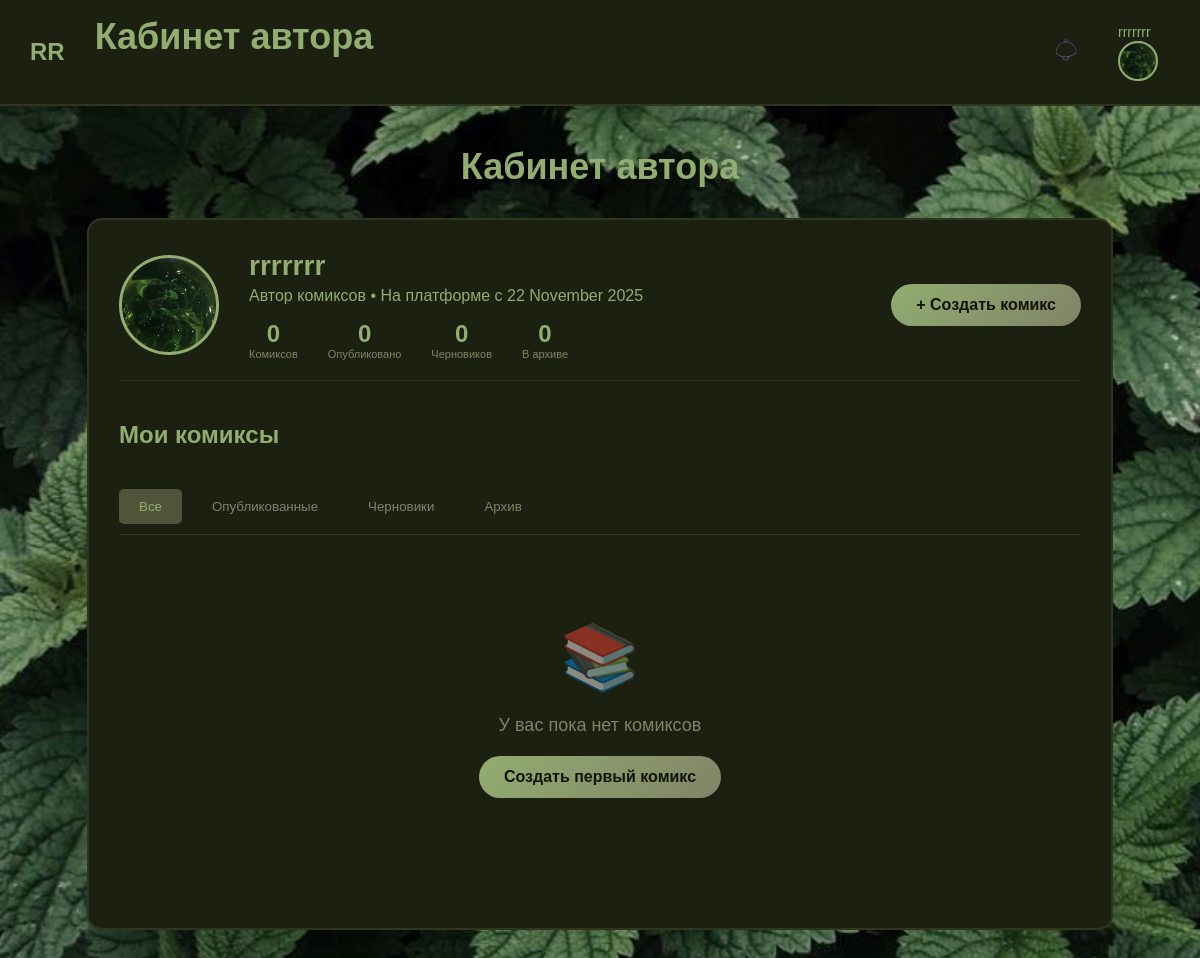
Page /author_kabinet.php (signed in) on the committed database.
### tables this page shows
CREATE TABLE `Users` (
  `ID` int(11) NOT NULL AUTO_INCREMENT,
  `Username` varchar(50) NOT NULL,
  `Email` varchar(100) NOT NULL,
  `Role` varchar(20) NOT NULL,
  `Password_hash` varchar(255) NOT NULL,
  `Created_at` date NOT NULL,
  `Status` int(11) NOT NULL,
  `Last_login` date NOT NULL,
  `Avatar_path` varchar(255) DEFAULT 'umolch_avatar.jpeg',
  PRIMARY KEY (`ID`)
);

### author_kabinet.php (the view, shortened to what this page needs)
<?php
include 'config.php';
$user_id = $_SESSION['user_id'];
$author_data = [];
$author_comics = [];
try {
    $stmt = $pdo->prepare("SELECT * FROM Users WHERE ID = ?");
    $stmt->execute([$user_id]);
    $author_data = $stmt->fetch(PDO::FETCH_ASSOC);
    $comics_stmt = $pdo->prepare("
        SELECT c.*, g.Name as Genre_name,
               COUNT(DISTINCT ch.ID) as chapters_count,
               COUNT(DISTINCT cr.ID) as ratings_count,
               COUNT(DISTINCT cm.ID) as comments_count
        FROM Comics c
        LEFT JOIN Genres g ON c.Genres_id = g.ID
        LEFT JOIN Chapters ch ON c.ID = ch.Comics_id
        LEFT JOIN Comics_ratings cr ON c.ID = cr.Comics_id
        LEFT JOIN Comment cm ON c.ID = cm.Comics_id
        WHERE c.Author_id = ?
        GROUP BY c.ID
        ORDER BY c.Created_at DESC
    ");
    $comics_stmt->execute([$user_id]);
    $author_comics = $comics_stmt->fetchAll(PDO::FETCH_ASSOC);
    $stats_stmt = $pdo->prepare("
        SELECT
            COUNT(*) as total_comics,
            SUM(CASE WHEN c.Status = '1' THEN 1 ELSE 0 END) as published_comics,
            SUM(CASE WHEN c.Status = '2' THEN 1 ELSE 0 END) as draft_comics,
            SUM(CASE WHEN c.Status = '3' THEN 1 ELSE 0 END) as archived_comics
        FROM Comics c
        WHERE c.Author_id = ?
    ");
    $stats_stmt->execute([$user_id]);
    $author_stats = $stats_stmt->fetch(PDO::FETCH_ASSOC);
} catch (PDOException $e) {
    die("Ошибка базы данных: " . $e->getMessage());
}
$join_date_full = date('d F Y', strtotime($author_data['Created_at']));
?>
<!DOCTYPE html>
<html lang="ru">
<head>
    <link rel="stylesheet" href="style_kabinets.css">
    <link rel="stylesheet" href="style_main.css">
    <link rel="stylesheet" href="style_create_comics.css">
</head>
<body>
    <?php include 'header.php'; ?>
    <main class="main-content">
        <h1 class="page-title">Кабинет автора</h1>
        <div class="author-container">
            <div class="author-header">
                <div class="author-avatar" style="background-image: url('<?= htmlspecialchars($author_data['Avatar_path']) ?>')">
                </div>
                <div class="author-info">
                    <h2 class="author-name"><?= htmlspecialchars($author_data['Username']) ?></h2>
                    <p>Автор комиксов • На платформе с <?= htmlspecialchars($join_date_full) ?></p>
                    <div class="author-stats">
                        <div class="stat-item">
                            <div class="stat-value"><?= $author_stats['total_comics'] ?? 0 ?></div>
                            <div class="stat-label">Комиксов</div>
                        </div>
                        <div class="stat-item">
                            <div class="stat-value"><?= $author_stats['published_comics'] ?? 0 ?></div>
                            <div class="stat-label">Опубликовано</div>
                        </div>
                        <div class="stat-item">
                            <div class="stat-value"><?= $author_stats['draft_comics'] ?? 0 ?></div>
                            <div class="stat-label">Черновиков</div>
                        </div>
                        <div class="stat-item">
                            <div class="stat-value"><?= $author_stats['archived_comics'] ?? 0 ?></div>
                            <div class="stat-label">В архиве</div>
                        </div>
                    </div>
                </div>
                <button class="create-comic-btn" onclick="openCreateModal()">+ Создать комикс</button>
            </div>
            <div class="comics-section">
                <div class="section-header">
                    <h3 class="section-title">Мои комиксы</h3>
                </div>
                <div class="tabs">
                    <button class="tab active" onclick="filterComics('all')">Все</button>
                    <button class="tab" onclick="filterComics('1')">Опубликованные</button>
                    <button class="tab" onclick="filterComics('2')">Черновики</button>
                    <button class="tab" onclick="filterComics('3')">Архив</button>
                </div>
                <div class="comics-grid" id="comicsGrid">
                    <?php if (empty($author_comics)): ?>
                        <div class="empty-state">
                            <div class="empty-state-icon">📚</div>
                            <div class="empty-state-text">У вас пока нет комиксов</div>
                            <button class="create-comic-btn" onclick="openCreateModal()">Создать первый комикс</button>
                        </div>
                    <?php endif; ?>
                </div>
            </div>
        </div>
    </main>
</body>
</html>

### style_kabinets.css (style rules this page uses)
* { margin: 0; padding: 0; box-sizing: border-box; font-family: 'Arial', sans-serif; }
body { background-color: #121308; background-image: url('fon.jpg'); background-size: cover; color: #92ad71; min-height: 100vh; }
.main-content { padding: 40px 30px; display: flex; flex-direction: column; align-items: center; }
.page-title { font-size: 36px; color: #92ad71; margin-bottom: 30px; text-align: center; }
.profile-container, .cabinet-container, .author-container { background-color: #1c2010; border-radius: 15px; padding: 40px; width: 90%; max-width: 1200px; border: 2px solid #30351e; }
.cabinet-container, .author-container { padding: 30px; }
.author-container { max-width: 1200px; }
.profile-header, .author-header { display: flex; align-items: center; gap: 30px; margin-bottom: 40px; padding-bottom: 30px; border-bottom: 1px solid #30351e; }
.author-header { gap: 30px; margin-bottom: 40px; padding-bottom: 20px; }
.profile-avatar, .author-avatar { width: 150px; height: 150px; border-radius: 50%; background-color: #505539; display: flex; align-items: center; justify-content: center; color: #92ad71; font-size: 48px; font-weight: bold; border: 4px solid #92ad71; background-size: cover; background-position: center; }
.author-avatar { width: 100px; height: 100px; font-size: 36px; border: 3px solid #92ad71; }
.profile-info, .author-info { flex-grow: 1; }
.profile-name, .author-name { font-size: 36px; color: #92ad71; margin-bottom: 10px; }
.author-name { font-size: 28px; margin-bottom: 5px; }
.profile-stats, .author-stats { display: grid; grid-template-columns: repeat(auto-fit, minmax(150px, 1fr)); gap: 20px; margin-bottom: 40px; }
.author-stats { display: flex; gap: 30px; margin-top: 15px; margin-bottom: 0; }
.stat-item { text-align: center; }
.stat-value { font-size: 28px; font-weight: bold; color: #92ad71; margin-bottom: 5px; }
.author-stats .stat-value { font-size: 24px; margin-bottom: 0; }
.stat-label { font-size: 14px; color: #808367; }
.create-comic-btn { background: linear-gradient(135deg, #92ad71 0%, #808367 100%); color: #121308; border: none; padding: 12px 25px; border-radius: 25px; cursor: pointer; font-weight: bold; font-size: 16px; transition: all 0.3s; }
.section, .comics-section, .profile-details { margin-bottom: 30px; }
.comics-section { margin-bottom: 40px; }
.section-header { display: flex; justify-content: space-between; align-items: center; margin-bottom: 20px; }
.section-title { font-size: 22px; color: #92ad71; }
.comics-section .section-title { font-size: 24px; }
.tabs { display: flex; gap: 10px; margin-bottom: 20px; }
.author-container .tabs { margin-bottom: 25px; border-bottom: 1px solid #30351e; padding-bottom: 10px; }
.tab { background-color: #30351e; color: #92ad71; border: none; padding: 10px 20px; border-radius: 20px; cursor: pointer; transition: all 0.3s; text-decoration: none; display: inline-block; }
.author-container .tab { background: none; border-radius: 5px; color: #808367; }
.tab.active { background-color: #505539; color: #92ad71; }
.comics-grid { display: grid; grid-template-columns: repeat(auto-fill, minmax(180px, 1fr)); gap: 20px; }
.author-container .comics-grid { grid-template-columns: repeat(auto-fill, minmax(280px, 1fr)); gap: 25px; }
.stat-label { font-size: 11px; color: #808367; }
.empty-state { text-align: center; padding: 40px; color: #808367; grid-column: 1 / -1; }
.author-container .empty-state { padding: 60px 20px; }
.empty-state-icon { font-size: 48px; margin-bottom: 15px; }
.author-container .empty-state-icon { font-size: 64px; margin-bottom: 20px; opacity: 0.5; }
.empty-state-text { font-size: 18px; margin-bottom: 20px; }

### style_main.css (style rules this page uses)
* { margin: 0; padding: 0; box-sizing: border-box; font-family: 'Arial', sans-serif; }
body { background-color: #30351e; background-image: url('Просто фон.jpg'); color: #92ad71; min-height: 100vh; display: flex; flex-direction: column; }
.main-content { padding: 40px 30px; display: flex; flex-direction: column; align-items: center; flex: 1; }
.comics-section { margin-top: 20px; }
.section-title { font-size: 24px; color: #92ad71; margin-bottom: 20px; text-align: center; }
.comics-grid { display: grid; grid-template-columns: repeat(auto-fill, minmax(200px, 1fr)); gap: 20px; margin-top: 20px; }

### rows in the picture
users: Avatar_path (picture), Username "rrrrrrr", Created_at "22 November 2025"

### other values in the picture
$_SESSION['username'] "rrrrrrr"
$author_stats['total_comics'] "0"
$author_stats['published_comics'] "0"
$author_stats['draft_comics'] "0"
$author_stats['archived_comics'] "0"
